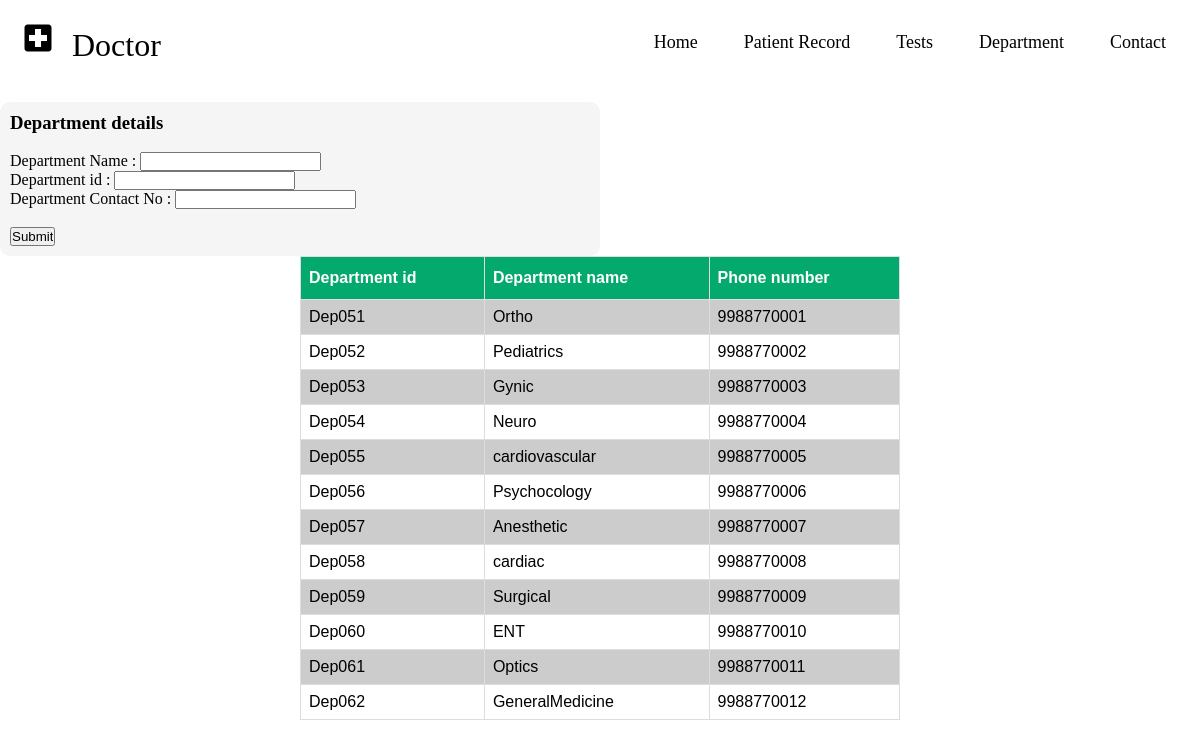
/PMS/doctor/doctor_d_dept.php, run on the app's committed database.
### tables this page shows
CREATE TABLE `department` (
  `Dept_ID` varchar(10) NOT NULL,
  `Dept_name` varchar(20) DEFAULT NULL,
  `Dept_phno` decimal(10,0) DEFAULT NULL
);

### PMS/doctor/doctor_d_dept.php (the view, shortened to what this page needs)
<?php
  include 'doctor_config.php';
?>
<!DOCTYPE html>
<html lang="en">
 <head>
   <link rel="stylesheet" href="doctor.css" />
 </head>
 <body style="background-image: url('3.gif'); background-size: cover">
   <nav class="navbar">
     <div class="logo"><i class="material-icons" style="font-size:36px;">local_hospital</i>&nbsp;  Doctor</div>
     <ul class="nav-links">
       <div class="menu">
         <li><a href="../index.php">Home</a></li>
         <li><a href="doctor_medical_rec.php">Patient Record</a></li>
         <li><a href="doctor_test.php">Tests</a></li>
         <li class="services">
            <a href="doctor_d_dept.php">Department</a>
         <li><a href="doctor_contact.php">Contact</a></li>
   </nav><br>
   <div class="form-container" >
    <h3>Department details</h3><br>
    <form action="doctor_d_dept.php"  method="POST">
        <label for="Dept_name">Department Name : </label>
        <input type="text" id="Dept_name" name="Dept_name" value=""><br>
        <label for="Dept_ID">Department id : </label>
        <input type="text" id="Dept_ID" name="Dept_ID" value=""><br>
        <label for="Dept_phno">Department Contact No : </label>
        <input type="text" id="Dept_phno" name="Dept_phno" value=""><br><br>
        <input  name="submit" type="submit" class="btn">
    </form>
   </div>
   <table class="table_content">
       <tr>
           <th>Department id</th>
           <th>Department name</th>
           <th>Phone number</th>
       </tr>
       <?php
  if(!isset($_POST['submit']))
  {
      $query="select * from department";
    $data =mysqli_query($conn, $query);
    if (mysqli_num_rows($data)>0)
    {
    while($row=mysqli_fetch_array($data))
        { ?>
            <tr>
                <td><?php echo $row['Dept_ID']; ?></td>
                <td><?php echo $row['Dept_name']; ?></td>
                <td><?php echo $row['Dept_phno']; ?></td>
            </tr>
<?php
        }
    }
    else{
?>
    <tr>
    <td>Records Not Found!</td>
    </tr>
<?php
        }
    }
    ?>
 </body>
</html>

### PMS/doctor/doctor.css (style rules this page uses)
* { margin: 0; padding: 0; box-sizing: border-box; }
body { font-family: cursive; }
a { text-decoration: none; }
li { list-style: none; }
.navbar { display: flex; align-items: center; justify-content: space-between; padding: 20px; background-color: #fff; color: black; }
.nav-links a { color: black; }
.logo { font-size: 32px; }
.menu { display: flex; gap: 1em; font-size: 18px; }
.menu li { padding: 5px 14px; }
.services { position: relative; }
.form-container { background-color: whitesmoke; position: center; color:black; padding: 10px; max-width: 50%; border-radius: 10px; position: relative; overflow: hidden }

### PMS/doctor/doctor_d_dept.php (style rules this page uses)
.table_content { font-family: Arial, Helvetica, sans-serif; border-collapse: collapse; width: 50%; margin:auto; }
.table_content td, .table_content th { border: 1px solid #ddd; padding: 8px; }
.table_content tr:nth-child(even) { background-color: #ccc; }
.table_content tr:nth-child(odd) { background-color: #fff; }
.table_content th { padding-top: 12px; padding-bottom: 12px; text-align: left; background-color: #04AA6D; color: white; }

### data on the page
department: Dept_ID "Dep051", Dept_name "Ortho", Dept_phno "9988770001"
department: Dept_ID "Dep052", Dept_name "Pediatrics", Dept_phno "9988770002"
department: Dept_ID "Dep053", Dept_name "Gynic", Dept_phno "9988770003"
department: Dept_ID "Dep054", Dept_name "Neuro", Dept_phno "9988770004"
department: Dept_ID "Dep055", Dept_name "cardiovascular", Dept_phno "9988770005"
department: Dept_ID "Dep056", Dept_name "Psychocology", Dept_phno "9988770006"
department: Dept_ID "Dep057", Dept_name "Anesthetic", Dept_phno "9988770007"
department: Dept_ID "Dep058", Dept_name "cardiac", Dept_phno "9988770008"
department: Dept_ID "Dep059", Dept_name "Surgical", Dept_phno "9988770009"
department: Dept_ID "Dep060", Dept_name "ENT", Dept_phno "9988770010"
department: Dept_ID "Dep061", Dept_name "Optics", Dept_phno "9988770011"
department: Dept_ID "Dep062", Dept_name "GeneralMedicine", Dept_phno "9988770012"
